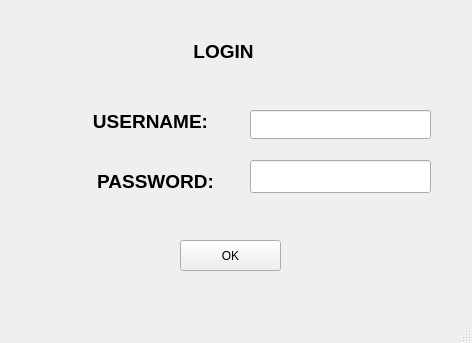
<?xml version="1.0" encoding="UTF-8"?>
<ui version="4.0">
 <class>login</class>
 <widget class="QMainWindow" name="login">
  <property name="geometry">
   <rect>
    <x>0</x>
    <y>0</y>
    <width>472</width>
    <height>343</height>
   </rect>
  </property>
  <property name="windowTitle">
   <string>LOGIN WINDOW</string>
  </property>
  <widget class="QWidget" name="centralwidget">
   <widget class="QLabel" name="label">
    <property name="geometry">
     <rect>
      <x>60</x>
      <y>170</y>
      <width>191</width>
      <height>21</height>
     </rect>
    </property>
    <property name="text">
     <string>&lt;html&gt;&lt;head/&gt;&lt;body&gt;&lt;p align=&quot;center&quot;&gt;&lt;span style=&quot; font-size:14pt; font-weight:600;&quot;&gt;PASSWORD:&lt;/span&gt;&lt;/p&gt;&lt;/body&gt;&lt;/html&gt;</string>
    </property>
   </widget>
   <widget class="QLineEdit" name="password">
    <property name="geometry">
     <rect>
      <x>250</x>
      <y>160</y>
      <width>181</width>
      <height>33</height>
     </rect>
    </property>
    <property name="text">
     <string notr="true"/>
    </property>
    <property name="echoMode">
     <enum>QLineEdit::Password</enum>
    </property>
   </widget>
   <widget class="QPushButton" name="ok">
    <property name="geometry">
     <rect>
      <x>180</x>
      <y>240</y>
      <width>101</width>
      <height>31</height>
     </rect>
    </property>
    <property name="text">
     <string>OK</string>
    </property>
   </widget>
   <widget class="QLabel" name="label_2">
    <property name="geometry">
     <rect>
      <x>90</x>
      <y>110</y>
      <width>121</width>
      <height>21</height>
     </rect>
    </property>
    <property name="text">
     <string>&lt;html&gt;&lt;head/&gt;&lt;body&gt;&lt;p align=&quot;center&quot;&gt;&lt;span style=&quot; font-size:14pt; font-weight:600;&quot;&gt;USERNAME:&lt;/span&gt;&lt;/p&gt;&lt;/body&gt;&lt;/html&gt;</string>
    </property>
   </widget>
   <widget class="QLineEdit" name="username">
    <property name="geometry">
     <rect>
      <x>250</x>
      <y>110</y>
      <width>181</width>
      <height>29</height>
     </rect>
    </property>
   </widget>
   <widget class="QLabel" name="label_3">
    <property name="geometry">
     <rect>
      <x>190</x>
      <y>40</y>
      <width>67</width>
      <height>21</height>
     </rect>
    </property>
    <property name="text">
     <string>&lt;html&gt;&lt;head/&gt;&lt;body&gt;&lt;p align=&quot;center&quot;&gt;&lt;span style=&quot; font-size:14pt; font-weight:600;&quot;&gt;LOGIN&lt;/span&gt;&lt;/p&gt;&lt;/body&gt;&lt;/html&gt;</string>
    </property>
   </widget>
  </widget>
  <widget class="QStatusBar" name="statusbar"/>
 </widget>
 <resources/>
 <connections/>
</ui>
